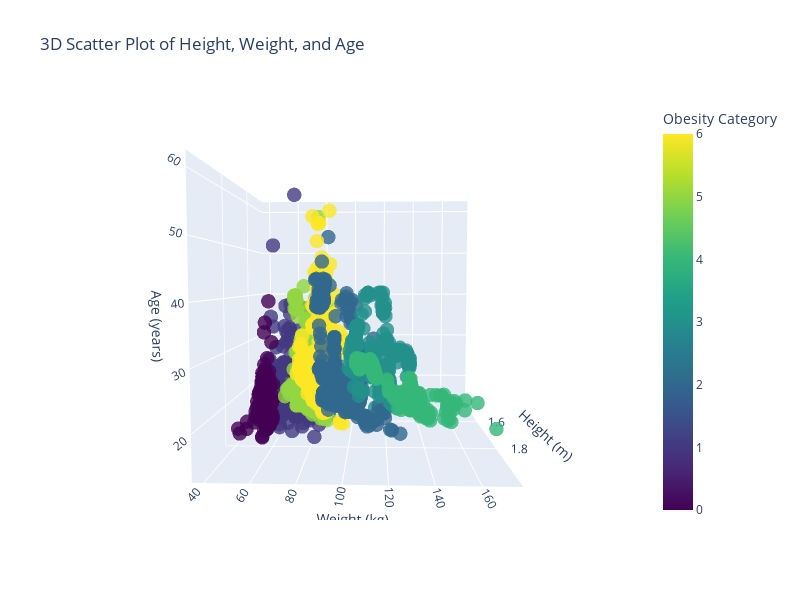

The cell this chart's notebook holds for it:
### Markdown cell above
# Visualization #1: 3D Scatter Plot

### Code cell
# Create an interactive 3D scatter plot using Plotly
fig = go.Figure(data=[go.Scatter3d(
    x=data['Height'],       # X-axis: Height in meters
    y=data['Weight'],       # Y-axis: Weight in kilograms
    z=data['Age'],          # Z-axis: Age in years
    mode='markers',         # Display as markers (points)
    marker=dict(
        size=5,             
        color=data['NObeyesdad'].astype('category').cat.codes,  # Color by obesity category
        colorscale='Viridis',    # Color palette
        opacity=0.8,        
        colorbar=dict(title='Obesity Category')  # Add colorbar legend
    ),
    text=[
        f"Age: {age}<br>Height: {height}m<br>Weight: {weight}kg" 
        for age, height, weight in zip(data['Age'], data['Height'], data['Weight'])
    ], 
    hoverinfo='text'   # Display custom text 
)])

# Update layout for better visualization
fig.update_layout(
    title='3D Scatter Plot of Height, Weight, and Age',
    scene=dict(
        xaxis_title='Height (m)',
        yaxis_title='Weight (kg)',
        zaxis_title='Age (years)'
    ),
    width=800,              # Figure width in pixels
    height=600              # Figure height in pixels
)

# Save Visualization
plt.savefig("Jamie_3DScatterPlotHeightWeightAge.png")

# Display the interactive plot
fig.show()

### Figure 1 — Plotly figure (JSON) as saved in the notebook; plotly's stock layout.template omitted (floating-point values rounded to 4 significant figures; data arrays with more than 128 entries replaced by an {"elided": "..."} marker saying what was removed)
{"data": [{"hoverinfo": "text", "marker": {"color": {"elided": "2111 int values"}, "colorbar": {"title": {"text": "Obesity Category"}}, "colorscale": [[0, "#440154"], [0.1111, "#482878"], [0.2222, "#3e4989"], [0.3333, "#31688e"], [0.4444, "#26828e"], [0.5556, "#1f9e89"], [0.6667, "#35b779"], [0.7778, "#6ece58"], [0.8889, "#b5de2b"], [1, "#fde725"]], "opacity": 0.8, "size": 5}, "mode": "markers", "text": {"elided": "2111 str values"}, "type": "scatter3d", "x": {"elided": "2111 float values"}, "y": {"elided": "2111 float values"}, "z": {"elided": "2111 float values"}}], "layout": {"height": 600, "scene": {"aspectmode": "auto", "aspectratio": {"x": 1, "y": 1, "z": 1}, "camera": {"center": {"x": 0, "y": 0, "z": 0}, "eye": {"x": 1.995, "y": 0.06169, "z": 0.1127}, "projection": {"type": "perspective"}, "up": {"x": 0.000424, "y": -0.01355, "z": 0.9999}}, "xaxis": {"title": {"text": "Height (m)"}, "type": "linear"}, "yaxis": {"title": {"text": "Weight (kg)"}, "type": "linear"}, "zaxis": {"title": {"text": "Age (years)"}, "type": "linear"}}, "title": {"text": "3D Scatter Plot of Height, Weight, and Age"}, "width": 800}}
